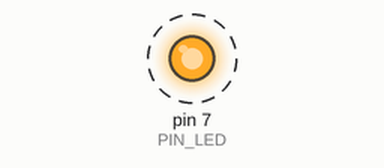
The sketch below on a simulated Arduino Uno, built with avr-gcc and run on an emulated ATmega328P. Parts: output pins drawn as LEDs (lit = HIGH). Dashed ring = blinking. At 2.1 s the program stops and its outputs stay as they are.

Above: at 1.05 s.
Timing chart, 0 to 3.6 s (numbered marks = the images above):
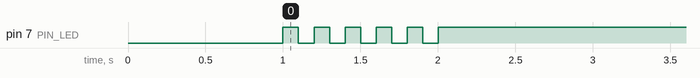

Measured:
- by itself, pin 7 (PIN_LED): alternates HIGH for 0.10 s and LOW for 0.10 s, 11 changes in all, then stays HIGH

The sketch:

05_practice_2.ino
```cpp
#define PIN_LED 7

unsigned int count, toggle;

void setup() {
  pinMode(PIN_LED, OUTPUT);

  toggle = count = 0;
  digitalWrite(PIN_LED, 0);
  delay(1000);
}

void loop() {
  if(count < 11) {
    Serial.println(++count);
    toggle = toggle_state(toggle);
    digitalWrite(PIN_LED, toggle);
    delay(100);
  }
  else{
    while(1){

      }
    }
}

int toggle_state(int toggle){
  return not toggle;
  }
```
